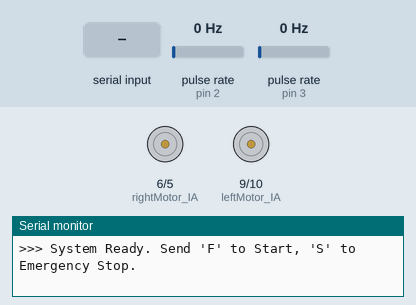
This sketch was run on a simulated Arduino Uno, built with avr-gcc and run on an emulated ATmega328P. Shown: motor-driver pin pairs drawn as motors (green arrow = first pin HIGH = forward, orange = second pin HIGH = backward, longer = more drive), the last lines printed to the serial monitor. Wiring (inferred from the names in the program): 2 × pulse sensor: data pin 2 / data pin 3. The inputs (shaded band) are chosen by the test bench; at power-on: pulse rate (sensors on pin 2, pin 3) 0 Hz.

Above: at 4.2 s.
4.3 s: "F" received over Serial
At 5.5 s:
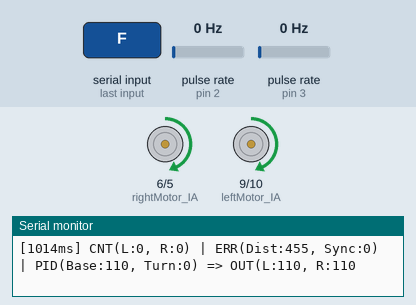
5.8 s: pulse rate (sensor on pin 2) set to 50 Hz
At 8.4 s:
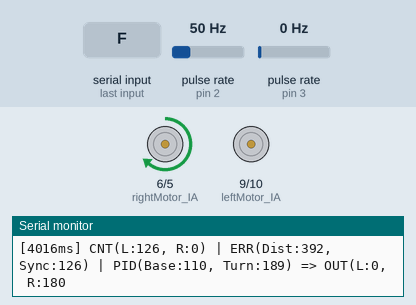
8.8 s: pulse rate (sensor on pin 3) set to 196 Hz
At 11.4 s:
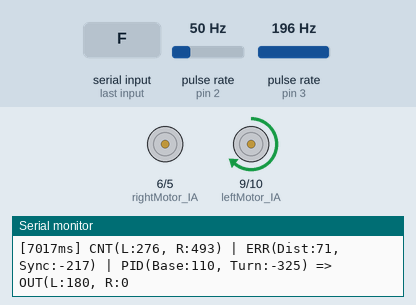
Timing chart, 0 to 13.4 s (numbered marks = the images above; inputs shaded):
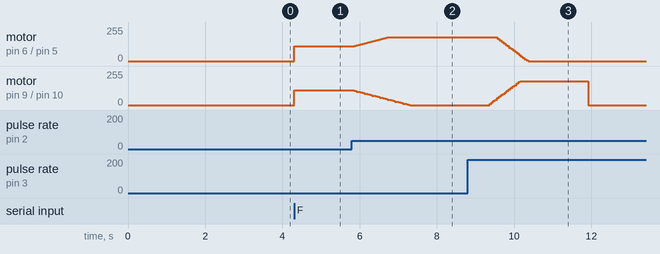

The sketch:

RC_Car_Arduino_PID_BT_test3.ino
```cpp
// --- 모터 드라이버 제어 핀 ---
const int leftMotor_IA = 9;
const int leftMotor_IB = 10;
const int rightMotor_IA = 6;
const int rightMotor_IB = 5;

// --- 엔코더 센서 핀 (원상 복구 완료) ---
const int encoderLeftPin = 2;
const int encoderRightPin = 3;

volatile long leftCount = 0;
volatile long rightCount = 0;

// ========================================================
// 📏 목표 카운트 (약 3미터)
long targetCount = 455; // 428 * (300 / 282) 계산 결과 반영

// ========================================================
// ⚙️ 최종 튜닝된 PID 게인 (진동에 둔감하도록 하향 조정)
float Kp_dist = 4.0; float Kd_dist = 2.0;
float Kp_sync = 1.5; float Kd_sync = 1.0;
// ========================================================

long prevDistError = 0;
long prevSyncError = 0;

unsigned long prevTime = 0;
unsigned long startTime = 0;
unsigned long lastLogTime = 0;
const int DT = 50;
const int LOG_INTERVAL = 200;

bool isRunning = false;
bool missionComplete = false;

void setup() {
  delay(3000);
  Serial.begin(9600);

  pinMode(leftMotor_IA, OUTPUT); pinMode(leftMotor_IB, OUTPUT);
  pinMode(rightMotor_IA, OUTPUT); pinMode(rightMotor_IB, OUTPUT);

  pinMode(encoderLeftPin, INPUT_PULLUP);
  pinMode(encoderRightPin, INPUT_PULLUP);
  attachInterrupt(digitalPinToInterrupt(encoderLeftPin), countLeft, RISING);
  attachInterrupt(digitalPinToInterrupt(encoderRightPin), countRight, RISING);

  stopMotors();
  Serial.println(">>> System Ready. Send 'F' to Start, 'S' to Emergency Stop.");
}

void loop() {
  if (Serial.available() > 0) {
    char cmd = Serial.read();
    if (cmd >= 'a' && cmd <= 'z') cmd -= 32;

    if (cmd == 'F' && !isRunning) startMission();
    else if (cmd == 'S') emergencyStop();
  }

  if (isRunning && !missionComplete) {
    unsigned long currentTime = millis();
    if (currentTime - prevTime >= DT) {
      int dt = currentTime - prevTime;
      prevTime = currentTime;

      long avgCount = (leftCount + rightCount) / 2;
      long distError = targetCount - avgCount;
      long syncError = leftCount - rightCount;

      if (distError <= 0) {
        finishMission();
        return;
      }

      // 거리 PD 제어 (Base 속도는 100~150 사이로 부드럽게)
      int basePWM = (Kp_dist * distError) + (Kd_dist * ((distError - prevDistError) / dt));
      int basePWM_limited = constrain(basePWM, 80, 110);  //속도를 줄여서 바퀴가 헛도는 현상이나 심한 진동 방지

      // 직진 PD 제어
      int turnOffset = (Kp_sync * syncError) + (Kd_sync * ((syncError - prevSyncError) / dt));

      // 최종 모터 출력 계산 (최대 180 제한)
      int leftPWM = constrain(basePWM_limited - turnOffset, 0, 180);
      int rightPWM = constrain(basePWM_limited + turnOffset, 0, 180);

      //기존 후륜 구동
      //digitalWrite(leftMotor_IA, LOW);  analogWrite(leftMotor_IB, leftPWM);
      //digitalWrite(rightMotor_IA, LOW); analogWrite(rightMotor_IB, rightPWM);
      //새로운 전륜 구동
      analogWrite(leftMotor_IA, leftPWM);  digitalWrite(leftMotor_IB, LOW);
      analogWrite(rightMotor_IA, rightPWM); digitalWrite(rightMotor_IB, LOW);

      prevDistError = distError;
      prevSyncError = syncError;

      if (currentTime - lastLogTime >= LOG_INTERVAL) {
        lastLogTime = currentTime;
        sendLiveLog(currentTime, distError, syncError, basePWM_limited, turnOffset, leftPWM, rightPWM);
      }
    }
  }
}

void startMission() {
  leftCount = 0; rightCount = 0;
  prevDistError = 0; prevSyncError = 0;
  missionComplete = false;
  isRunning = true;
  startTime = millis();
  Serial.println("---------- MISSION START ----------");
}

void emergencyStop() {
  stopMotors();
  isRunning = false; missionComplete = true;
  Serial.println("!!! EMERGENCY STOP EXECUTED !!!");
}

void finishMission() {
  stopMotors();
  isRunning = false; missionComplete = true;
  Serial.println("---------- MISSION COMPLETE ----------");
}

void sendLiveLog(unsigned long currentMs, long dErr, long sErr, int bPwm, int tOffset, int lPwm, int rPwm) {
  unsigned long runTime = currentMs - startTime;
  Serial.print("["); Serial.print(runTime); Serial.print("ms] CNT(L:"); Serial.print(leftCount);
  Serial.print(", R:"); Serial.print(rightCount); Serial.print(") | ERR(Dist:"); Serial.print(dErr);
  Serial.print(", Sync:"); Serial.print(sErr); Serial.print(") | PID(Base:"); Serial.print(bPwm);
  Serial.print(", Turn:"); Serial.print(tOffset); Serial.print(") => OUT(L:"); Serial.print(lPwm);
  Serial.print(", R:"); Serial.println(rPwm);
}

void countLeft() { leftCount++; }
void countRight() { rightCount++; }

void stopMotors() {
  digitalWrite(leftMotor_IA, LOW); digitalWrite(leftMotor_IB, LOW);
  digitalWrite(rightMotor_IA, LOW); digitalWrite(rightMotor_IB, LOW);
}
```

Measured:
- after the input at 4.3 s, motor on pin 6 (rightMotor_IA) / pin 5 (rightMotor_IB), motor on pin 9 (leftMotor_IA) / pin 10 (leftMotor_IB): stopped → forward 110/255 at once
- after the input at 5.8 s, motor on pin 6 (rightMotor_IA) / pin 5 (rightMotor_IB): moves from forward 110/255 to forward 180/255 over 0.95 s, starting at once; motor on pin 9 (leftMotor_IA) / pin 10 (leftMotor_IB): moves from forward 110/255 to stopped over 1.5 s, starting at once
- after the input at 8.8 s, motor on pin 6 (rightMotor_IA) / pin 5 (rightMotor_IB): moves from forward 180/255 to stopped over 0.85 s, starting after 0.72 s; motor on pin 9 (leftMotor_IA) / pin 10 (leftMotor_IB): rises from stopped to forward 180/255 in 0.80 s, then falls to stopped in 1.8 s
